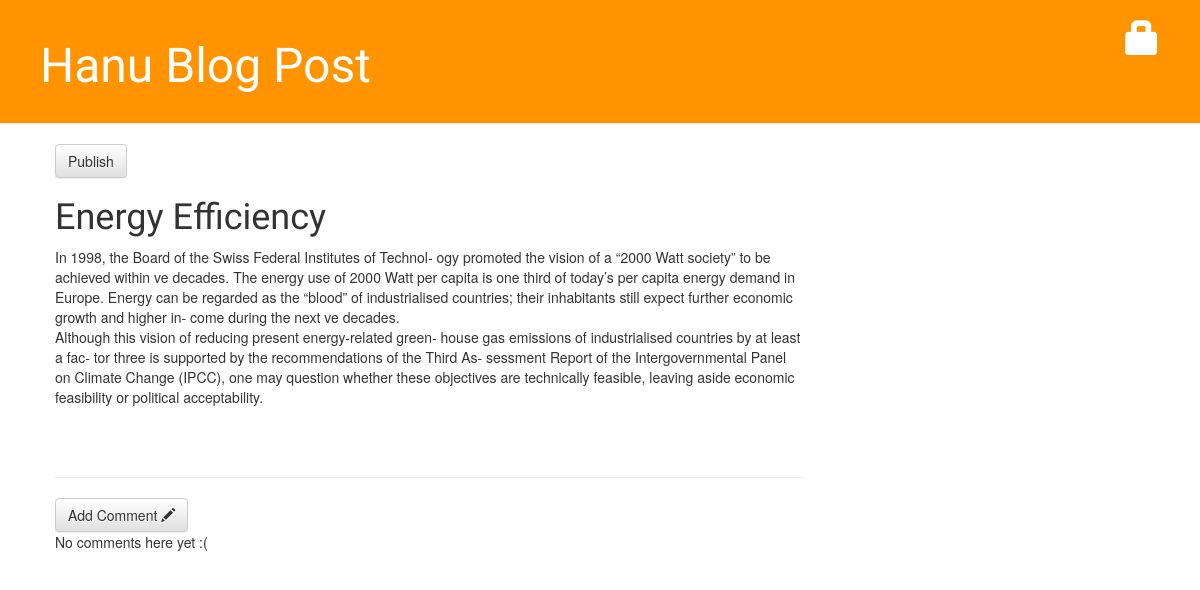
/post/1/, run on an earlier commit of the app's database.
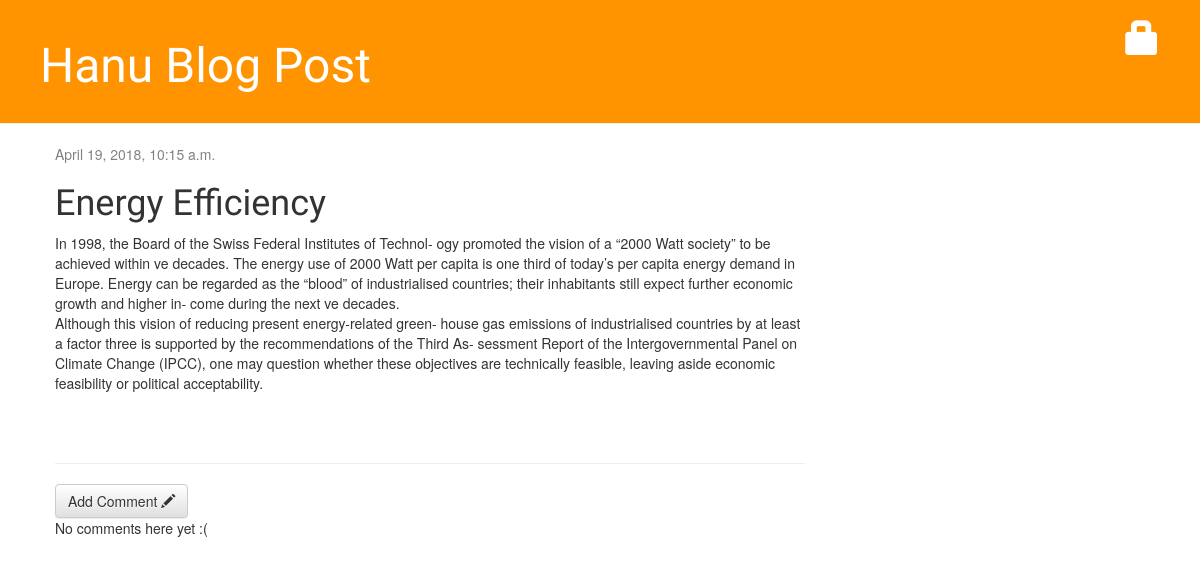
And on a later commit of the database.
### blog/models.py (models this page shows, shortened)
class Post(models.Model):
    author = models.ForeignKey('auth.User', on_delete=models.CASCADE)
    title = models.CharField(max_length=200)
    text = models.TextField()
    created_date = models.DateTimeField(default=timezone.now)
    published_date = models.DateTimeField(blank=True, null=True)

### blog/views.py (the view)
# urls.py: url(r'^post/(?P<pk>\d+)/$',views.post_detail, name = 'post_detail'),
def post_detail(request,pk):
    Post.objects.get(pk=pk)
    post = get_object_or_404(Post, pk=pk)
    return render(request, 'blog/post_detail.html', {'post':post})

### blog/templates/blog/post_detail.html (shortened to what this page needs)
{% extends 'blog/base.html' %}
{% block content %}
 <div class="post">
        {% if post.published_date %}
            <div class="date">
                {{ post.published_date }}
            </div>
        {% else %}
               <a class="btn btn-default" href="{% url 'post_publish' pk=post.pk %}">Publish</a>
        {% endif %}
  <h1>{{ post.title }}</h1>
  <p>{{ post.text|linebreaksbr}}</p>
</div>
<hr>
<a class="btn btn-default" href="{% url 'add_comment' pk=post.pk %}">Add Comment <span class="glyphicon glyphicon-pencil"></span></a>
{% for comment in post.comments.all %}
  {% if user.is_authenticated or comment.approved_comment %}
    <div class="comment">
        <div class="date">{{ comment.created_date }}
        {% if not comment.approved_comment %}
           <a class="btn btn-default" href="{% url 'comment_remove' pk=comment.pk %}"><span class="glyphicon glyphicon-remove"></span></a>
           <a class="btn btn-default" href="{% url 'comment_approve' pk=comment.pk %}"><span class="glyphicon glyphicon-ok"></span></a>
        {% endif %}
        </div>
        <strong>{{ comment.author }}</strong>
        <p>{{ comment.text|linebreaks }}</p>
    </div>
  {% endif %}
{% empty %}
    <p>No comments here yet :(</p>
{% endfor %}
{% endblock %}

What changed in the data, as far as the page shows it:
changed Post "Energy Efficiency": published_date (not shown) → "April 19, 2018, 10:15 a.m."; text "…by at least a fac- tor three is supported by…" → "…by at least a factor three is supported by…"
Also different on the page:
text no longer shown: "Publish"
